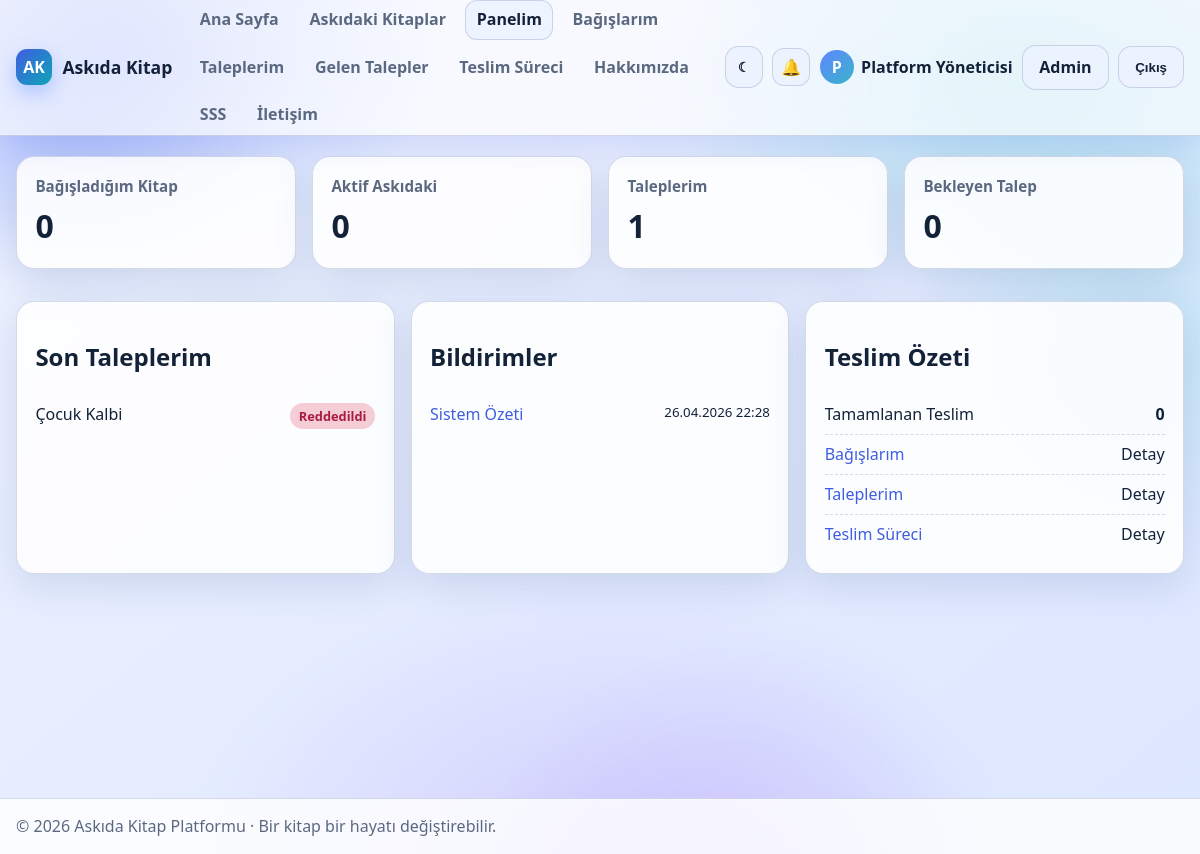
/user/dashboard.php (signed in), run on the app's committed database.
### tables this page shows
CREATE TABLE book_requests (
    id INT UNSIGNED AUTO_INCREMENT PRIMARY KEY,
    book_id INT UNSIGNED NOT NULL,
    requester_user_id INT UNSIGNED NOT NULL,
    request_note TEXT NOT NULL,
    request_status ENUM('bekliyor', 'onaylandi', 'reddedildi', 'iptal') NOT NULL DEFAULT 'bekliyor',
    donor_note TEXT NULL,
    created_at TIMESTAMP NOT NULL DEFAULT CURRENT_TIMESTAMP,
    updated_at TIMESTAMP NOT NULL DEFAULT CURRENT_TIMESTAMP ON UPDATE CURRENT_TIMESTAMP,
    CONSTRAINT fk_request_book FOREIGN KEY (book_id) REFERENCES books(id) ON DELETE CASCADE,
    CONSTRAINT fk_request_user FOREIGN KEY (requester_user_id) REFERENCES users(id) ON DELETE CASCADE,
    UNIQUE KEY uq_request_unique (book_id, requester_user_id),
    INDEX idx_request_status (request_status)
);

CREATE TABLE books (
    id INT UNSIGNED AUTO_INCREMENT PRIMARY KEY,
    donor_user_id INT UNSIGNED NOT NULL,
    category_id INT UNSIGNED NULL,
    title VARCHAR(160) NOT NULL,
    author VARCHAR(140) NOT NULL,
    description TEXT NOT NULL,
    city VARCHAR(80) NOT NULL,
    delivery_type ENUM('elden', 'kargo', 'farketmez') NOT NULL DEFAULT 'elden',
    contact_preference ENUM('platform_mesaji', 'telefon', 'eposta') NOT NULL DEFAULT 'platform_mesaji',
    cover_image VARCHAR(255) NULL,
    status ENUM('askida', 'talep edildi', 'eslesti', 'teslim edildi', 'pasif') NOT NULL DEFAULT 'askida',
    is_active TINYINT(1) NOT NULL DEFAULT 1,
    created_at TIMESTAMP NOT NULL DEFAULT CURRENT_TIMESTAMP,
    updated_at TIMESTAMP NOT NULL DEFAULT CURRENT_TIMESTAMP ON UPDATE CURRENT_TIMESTAMP,
    CONSTRAINT fk_books_donor FOREIGN KEY (donor_user_id) REFERENCES users(id) ON DELETE CASCADE,
    CONSTRAINT fk_books_category FOREIGN KEY (category_id) REFERENCES categories(id) ON DELETE SET NULL,
    INDEX idx_books_status (status),
    INDEX idx_books_city (city),
    INDEX idx_books_active (is_active)
);

CREATE TABLE notifications (
    id INT UNSIGNED AUTO_INCREMENT PRIMARY KEY,
    user_id INT UNSIGNED NULL,
    title VARCHAR(160) NOT NULL,
    message VARCHAR(255) NOT NULL,
    notification_type ENUM('bilgi', 'basari', 'uyari', 'hata') NOT NULL DEFAULT 'bilgi',
    target_url VARCHAR(255) NOT NULL DEFAULT '#',
    is_read TINYINT(1) NOT NULL DEFAULT 0,
    created_at TIMESTAMP NOT NULL DEFAULT CURRENT_TIMESTAMP,
    CONSTRAINT fk_notification_user FOREIGN KEY (user_id) REFERENCES users(id) ON DELETE CASCADE,
    INDEX idx_note_user_read (user_id, is_read)
);

### includes/functions.php (called while the page is built, shortened)
<?php
require_once __DIR__ . '/../config/config.php';
function app_url(string $path = ''): string
{
    return rtrim(BASE_URL, '/') . '/' . ltrim($path, '/');
}
function e(string|int|float|null $value): string
{
    return htmlspecialchars((string) $value, ENT_QUOTES | ENT_SUBSTITUTE, 'UTF-8');
}
function fetch_all(string $sql, array $params = []): array
{
    $stmt = db()->prepare($sql);
    $stmt->execute($params);
    return $stmt->fetchAll();
}
function count_value(string $sql, array $params = []): int
{
    $stmt = db()->prepare($sql);
    $stmt->execute($params);
    return (int) $stmt->fetchColumn();
}
function current_user(): ?array
{
    return $_SESSION['user'] ?? null;
}
function format_date(?string $date, string $format = 'd.m.Y H:i'): string
{
    return date($format, strtotime($date));
}
function badge_class(string $status): string
{
    return match ($status) {
        'askıda', 'askida', 'bekliyor', 'onaylandı', 'onaylandi', 'aktif', 'talep edildi', 'eşleşti', 'eslesti', 'bilgi' => 'badge warning',
        'teslim edildi', 'tamamlandı', 'başarı' => 'badge success',
        'reddedildi', 'pasif', 'iptal', 'iptal edildi', 'hata' => 'badge danger',
        default => 'badge neutral',
    };
}
function request_status_label(string $status): string
{
    return match ($status) {
        'bekliyor' => 'Bekliyor',
        'onaylandı', 'onaylandi' => 'Onaylandı',
        'reddedildi' => 'Reddedildi',
        'iptal' => 'İptal',
        default => $status,
    };
}

### config/config.php (called while the page is built, shortened)
<?php
function db(): PDO
{
    static $pdo = null;
    if ($pdo instanceof PDO) {
        return $pdo;
    }
    $dsn = sprintf('mysql:host=%s;port=%s;dbname=%s;charset=utf8mb4', DB_HOST, DB_PORT, DB_NAME);
    $pdo = new PDO($dsn, DB_USER, DB_PASS, [
        PDO::ATTR_ERRMODE => PDO::ERRMODE_EXCEPTION,
        PDO::ATTR_DEFAULT_FETCH_MODE => PDO::FETCH_ASSOC,
        PDO::ATTR_EMULATE_PREPARES => false,
        PDO::MYSQL_ATTR_INIT_COMMAND => "SET NAMES utf8mb4 COLLATE utf8mb4_turkish_ci",
    ]);
    $pdo->exec("SET NAMES utf8mb4 COLLATE utf8mb4_turkish_ci");
    $pdo->exec("SET collation_connection = 'utf8mb4_turkish_ci'");
    return $pdo;
}

### user/dashboard.php (the view, shortened to what this page needs)
<?php
require_once __DIR__ . '/../includes/functions.php';
$user = current_user();
$stats = [
    'added_books' => count_value('SELECT COUNT(*) FROM books WHERE donor_user_id = :id', ['id' => (int) $user['id']]),
    'active_books' => count_value('SELECT COUNT(*) FROM books WHERE donor_user_id = :id AND status IN ("askida","askıda")', ['id' => (int) $user['id']]),
    'requested_books' => count_value('SELECT COUNT(*) FROM book_requests WHERE requester_user_id = :id', ['id' => (int) $user['id']]),
    'pending_requests' => count_value('SELECT COUNT(*) FROM book_requests WHERE requester_user_id = :id AND request_status = "bekliyor"', ['id' => (int) $user['id']]),
    'delivered_matches' => count_value('SELECT COUNT(*) FROM matches WHERE (requester_user_id=:id OR donor_user_id=:id) AND delivery_status = "teslim edildi"', ['id' => (int) $user['id']]),
];
$recentRequests = fetch_all(
    'SELECT r.*, b.title
     FROM book_requests r
     INNER JOIN books b ON b.id = r.book_id
     WHERE r.requester_user_id = :id
     ORDER BY r.created_at DESC
     LIMIT 5',
    ['id' => (int) $user['id']]
);
$notifications = fetch_all(
    'SELECT * FROM notifications
     WHERE user_id IS NULL OR user_id = :id
     ORDER BY created_at DESC
     LIMIT 6',
    ['id' => (int) $user['id']]
);
require __DIR__ . '/../includes/header.php';
?>
<section class="stats-grid">
    <article class="card stat"><h3>Bağışladığım Kitap</h3><strong><?= e((string) $stats['added_books']) ?></strong></article>
    <article class="card stat"><h3>Aktif Askıdaki</h3><strong><?= e((string) $stats['active_books']) ?></strong></article>
    <article class="card stat"><h3>Taleplerim</h3><strong><?= e((string) $stats['requested_books']) ?></strong></article>
    <article class="card stat"><h3>Bekleyen Talep</h3><strong><?= e((string) $stats['pending_requests']) ?></strong></article>
</section>
<section class="dashboard-grid">
    <article class="card">
        <h2>Son Taleplerim</h2>
        <ul class="list">
            <?php foreach ($recentRequests as $request): ?>
                <li>
                    <?= e((string) $request['title']) ?>
                    <span class="<?= e(badge_class((string) $request['request_status'])) ?>"><?= e(request_status_label((string) $request['request_status'])) ?></span>
                </li>
            <?php endforeach; ?>
        </ul>
    </article>
    <article class="card">
        <h2>Bildirimler</h2>
        <ul class="list">
            <?php foreach ($notifications as $note): ?>
                <li>
                    <a href="<?= e((string) $note['target_url']) ?>"><?= e((string) $note['title']) ?></a>
                    <small><?= e(format_date((string) $note['created_at'])) ?></small>
                </li>
            <?php endforeach; ?>
        </ul>
    </article>
    <article class="card">
        <h2>Teslim Özeti</h2>
        <ul class="list">
            <li>Tamamlanan Teslim <strong><?= e((string) $stats['delivered_matches']) ?></strong></li>
            <li><a href="<?= e(app_url('books/my_books.php')) ?>">Bağışlarım</a><span>Detay</span></li>
            <li><a href="<?= e(app_url('requests/index.php')) ?>">Taleplerim</a><span>Detay</span></li>
            <li><a href="<?= e(app_url('matches/index.php')) ?>">Teslim Süreci</a><span>Detay</span></li>
        </ul>
    </article>
</section>
<?php require __DIR__ . '/../includes/footer.php'; ?>

### assets/css/style.css (style rules this page uses)
:root, [data-theme="dark"] { --bg: #070d20; --bg-soft: #0f1a38; --surface: rgba(19, 29, 58, 0.88); --surface-strong: #101b39; --surface-soft: rgba(28, 43, 80, 0.66); --text: #eaf1ff; --text-soft: #aebdde; --border: rgba(121, 152, 220, 0.34); --primary: #5b7cfa; --primary-2: #3fd0d4; --success: #34d399; --warning: #fbbf24; --danger: #fb7185; --shadow: 0 18px 45px rgba(3, 8, 22, 0.5); }
[data-theme="light"] { --bg: #edf2ff; --bg-soft: #dde7ff; --surface: rgba(255, 255, 255, 0.88); --surface-strong: #ffffff; --surface-soft: rgba(236, 243, 255, 0.96); --text: #132238; --text-soft: #5b6980; --border: rgba(89, 113, 164, 0.25); --primary: #3f5de0; --primary-2: #0ea5b7; --success: #129f66; --warning: #b88309; --danger: #db3358; --shadow: 0 12px 38px rgba(45, 75, 132, 0.15); }
* { box-sizing: border-box; }
html, body { margin: 0; padding: 0; }
body { --px: 0px; --py: 0px; font-family: "Segoe UI", "Inter", Tahoma, Arial, sans-serif; background: radial-gradient(480px 320px at calc(10% + var(--px)) calc(5% + var(--py)), rgba(78, 110, 246, 0.35), transparent 68%), radial-gradient(500px 300px at calc(85% - var(--px)) calc(10% - var(--py)), rgba(25, 190, 198, 0.25), transparent 72%), radial-gradient(560px 380px at calc(50% + var(--px)) calc(100% - var(--py)), rgba(139, 92, 246, 0.18), transparent 74%), linear-gradient(140deg, var(--bg) 0%, var(--bg-soft) 100%); color: var(--text); line-height: 1.45; min-height: 100vh; }
a { color: var(--primary); text-decoration: none; }
.card { background: var(--surface); border: 1px solid var(--border); border-radius: 18px; padding: 1.15rem; box-shadow: var(--shadow); margin-bottom: 1rem; backdrop-filter: blur(6px); }
.stats-grid { display: grid; grid-template-columns: repeat(4, minmax(180px, 1fr)); gap: 1rem; margin-bottom: 1rem; }
.stat h3 { margin: 0 0 .35rem; color: var(--text-soft); font-size: .95rem; }
.stat strong { font-size: 2rem; }
.dashboard-grid { display: grid; grid-template-columns: repeat(3, minmax(250px, 1fr)); gap: 1rem; margin-bottom: 1rem; }
.badge { display: inline-flex; align-items: center; padding: .26rem .55rem; border-radius: 999px; font-size: .8rem; font-weight: 700; }
.badge.danger { background: color-mix(in srgb, var(--danger) 24%, transparent); color: #ff98aa; }
[data-theme="light"] .badge.danger { color: #a81c40; }
.list { list-style: none; margin: 0; padding: 0; }
.list li { display: flex; justify-content: space-between; gap: .7rem; border-bottom: 1px dashed var(--border); padding: .5rem 0; }
.list li:last-child { border-bottom: none; }
.reveal { opacity: 0; transform: translateY(14px); transition: transform .45s ease, opacity .45s ease; }
.reveal.show { opacity: 1; transform: translateY(0); }
.card, .book-card, .stat { transition: transform .22s ease, box-shadow .22s ease, border-color .22s ease; }

### data on the page
book_requests: book.title "Çocuk Kalbi", request_status "Reddedildi"
notifications: title "Sistem Özeti", created_at "26.04.2026 22:28"

### other printed values
mb_substr((string) $user['full_name'], 0, 1, 'UTF-8') "P"
$user['full_name'] "Platform Yöneticisi"
$stats['added_books'] "0"
$stats['active_books'] "0"
$stats['requested_books'] "1"
$stats['pending_requests'] "0"
$stats['delivered_matches'] "0"
